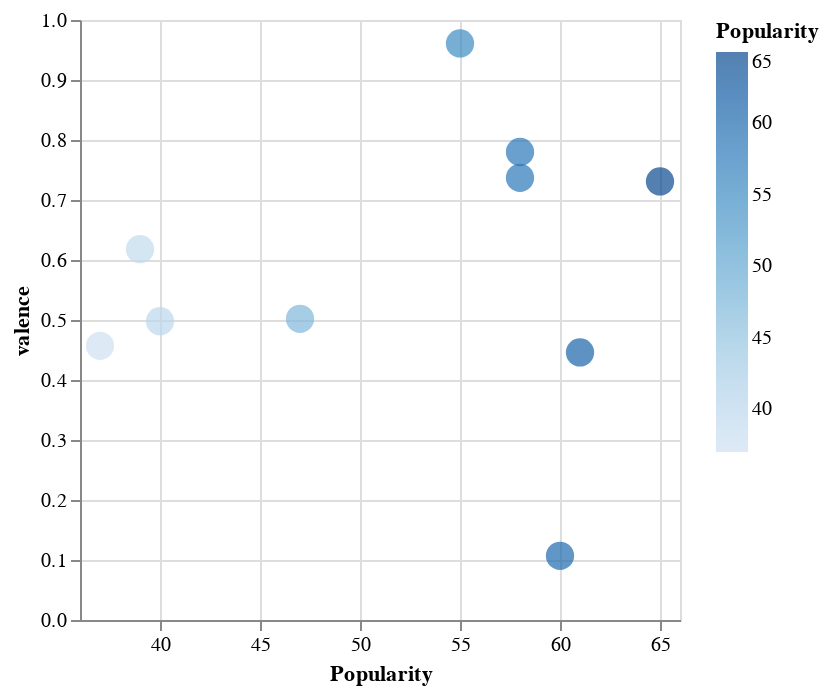

Notebook code cell kept with this figure:
### Code cell
alt.Chart(df_plot).mark_circle().encode(
alt.X('Popularity', scale=alt.Scale(zero=False)), y=f'{feature_name}', color=alt.Color('Popularity', scale=alt.Scale(zero=False)), 
size=alt.value(200), tooltip=['Popularity', f'{feature_name}', 'Song Name', 'Album Name'])

### Figure 1 — Vega-Lite specification as saved in the notebook (floating-point values rounded to 4 significant figures)
{"config": {"view": {"continuousWidth": 300, "continuousHeight": 300}}, "data": {"name": "data-2223f190788597ad25d0eff2ff07eb95"}, "mark": {"type": "circle"}, "encoding": {"color": {"field": "Popularity", "scale": {"zero": false}, "type": "quantitative"}, "size": {"value": 200}, "tooltip": [{"field": "Popularity", "type": "quantitative"}, {"field": "valence", "type": "quantitative"}, {"field": "Song Name", "type": "nominal"}, {"field": "Album Name", "type": "nominal"}], "x": {"field": "Popularity", "scale": {"zero": false}, "type": "quantitative"}, "y": {"field": "valence", "type": "quantitative"}}, "$schema": "https://vega.github.io/schema/vega-lite/v5.16.3.json", "datasets": {"data-2223f190788597ad25d0eff2ff07eb95": [{"Artist": "S. P. Balasubrahmanyam", "Album Name": "Pehla Pehla Pyar", "Song Name": "Ayyayo", "Release Date": "2010-11-08", "Popularity": 65, "valence": 0.731}, {"Artist": "S. P. Balasubrahmanyam", "Album Name": "Pehla Pehla Pyar", "Song Name": "Yamma Yamma", "Release Date": "2011-09-22", "Popularity": 61, "valence": 0.446}, {"Artist": "S. P. Balasubrahmanyam", "Album Name": "Pehla Pehla Pyar", "Song Name": "Yeh Haseen Vadiyan Yeh Khula Aasman", "Release Date": "1994-03-12", "Popularity": 60, "valence": 0.107}, {"Artist": "S. P. Balasubrahmanyam", "Album Name": "Pehla Pehla Pyar", "Song Name": "Marana Mass - From \"Petta\"", "Release Date": "2018-12-10", "Popularity": 58, "valence": 0.737}, {"Artist": "S. P. Balasubrahmanyam", "Album Name": "Pehla Pehla Pyar", "Song Name": "Saathiya Tune Kya Kiya", "Release Date": "1991-09-21", "Popularity": 58, "valence": 0.78}, {"Artist": "S. P. Balasubrahmanyam", "Album Name": "Pehla Pehla Pyar", "Song Name": "Dekha Hai Pehli Baar (From \"Saajan\")", "Release Date": "2016-07-01", "Popularity": 55, "valence": 0.961}, {"Artist": "S. P. Balasubrahmanyam", "Album Name": "Pehla Pehla Pyar", "Song Name": "Nilaave Vaa", "Release Date": "1986", "Popularity": 47, "valence": 0.502}, {"Artist": "S. P. Balasubrahmanyam", "Album Name": "Pehla Pehla Pyar", "Song Name": "Mere Rang Mein Rangne Wali", "Release Date": "1989-12-01", "Popularity": 40, "valence": 0.498}, {"Artist": "S. P. Balasubrahmanyam", "Album Name": "Pehla Pehla Pyar", "Song Name": "O Podu 2", "Release Date": "2002-04-10", "Popularity": 39, "valence": 0.618}, {"Artist": "S. P. Balasubrahmanyam", "Album Name": "Pehla Pehla Pyar", "Song Name": "Pehla Pehla Pyar", "Release Date": "1994-05-08", "Popularity": 37, "valence": 0.457}]}}
